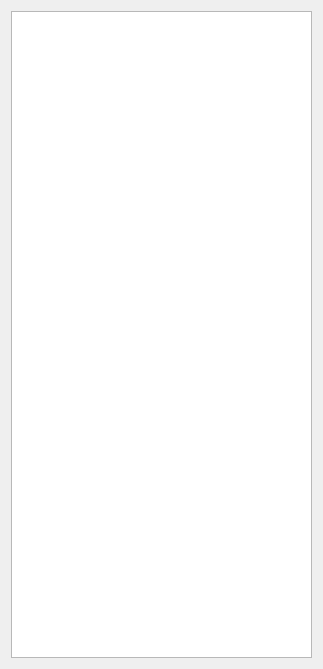
<?xml version="1.0" encoding="UTF-8"?>
<ui version="4.0">
 <class>Form</class>
 <widget class="QWidget" name="Form">
  <property name="geometry">
   <rect>
    <x>0</x>
    <y>0</y>
    <width>323</width>
    <height>669</height>
   </rect>
  </property>
  <property name="windowTitle">
   <string>Form</string>
  </property>
  <layout class="QVBoxLayout" name="verticalLayout">
   <item>
    <widget class="QListView" name="listView_pages"/>
   </item>
  </layout>
 </widget>
 <resources/>
 <connections/>
</ui>
